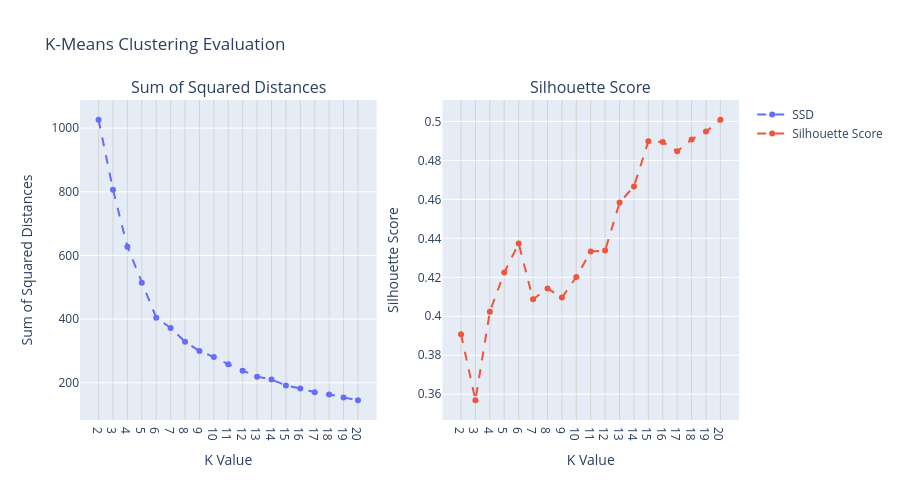

This figure's notebook cell:
### Code cell
# Create subplots
fig = make_subplots(rows=1, cols=2, subplot_titles=("Sum of Squared Distances", "Silhouette Score"))
# Plot SSD (Sum of Squared Distances)
fig.add_trace(go.Scatter(x=k_values, y=ssd, mode="lines+markers", marker=dict(symbol="circle"), 
                         name="SSD", line=dict(dash="dash")), row=1, col=1)

# Plot Silhouette Score
fig.add_trace(go.Scatter(x=k_values, y=sil_score, mode="lines+markers", marker=dict(symbol="circle"), 
                         name="Silhouette Score", line=dict(dash="dash")), row=1, col=2)

# Set layout properties
fig.update_layout(
    title="K-Means Clustering Evaluation",
    height=500,
    xaxis1=dict(title="K Value", tickmode="array", tickvals=k_values, gridcolor="lightgray"),
    yaxis1=dict(title="Sum of Squared Distances"),
    xaxis2=dict(title="K Value", tickmode="array", tickvals=k_values, gridcolor="lightgray"),
    yaxis2=dict(title="Silhouette Score"),
    showlegend=True,
)
fig.show()

### Figure 1 — Plotly figure (JSON) as saved in the notebook; plotly's stock layout.template omitted (floating-point values rounded to 4 significant figures)
{"data": [{"line": {"dash": "dash"}, "marker": {"symbol": "circle"}, "mode": "lines+markers", "name": "SSD", "type": "scatter", "x": [2, 3, 4, 5, 6, 7, 8, 9, 10, 11, 12, 13, 14, 15, 16, 17, 18, 19, 20], "xaxis": "x", "y": [1026.0, 806.7, 627.5, 514.0, 404.8, 372.1, 329.3, 299.9, 280.9, 258.0, 237.6, 219.4, 210.1, 191.9, 182.2, 170.4, 163.5, 153.8, 145.2], "yaxis": "y"}, {"line": {"dash": "dash"}, "marker": {"symbol": "circle"}, "mode": "lines+markers", "name": "Silhouette Score", "type": "scatter", "x": [2, 3, 4, 5, 6, 7, 8, 9, 10, 11, 12, 13, 14, 15, 16, 17, 18, 19, 20], "xaxis": "x2", "y": [0.3908, 0.3569, 0.4024, 0.4225, 0.4373, 0.4087, 0.4143, 0.4096, 0.4201, 0.4333, 0.4337, 0.4583, 0.4666, 0.4898, 0.4894, 0.4846, 0.4907, 0.4948, 0.5008], "yaxis": "y2"}], "layout": {"annotations": [{"font": {"size": 16}, "showarrow": false, "text": "Sum of Squared Distances", "x": 0.225, "xanchor": "center", "xref": "paper", "y": 1, "yanchor": "bottom", "yref": "paper"}, {"font": {"size": 16}, "showarrow": false, "text": "Silhouette Score", "x": 0.775, "xanchor": "center", "xref": "paper", "y": 1, "yanchor": "bottom", "yref": "paper"}], "height": 500, "showlegend": true, "title": {"text": "K-Means Clustering Evaluation"}, "xaxis": {"anchor": "y", "domain": [0, 0.45], "gridcolor": "lightgray", "tickmode": "array", "tickvals": [2, 3, 4, 5, 6, 7, 8, 9, 10, 11, 12, 13, 14, 15, 16, 17, 18, 19, 20], "title": {"text": "K Value"}}, "xaxis2": {"anchor": "y2", "domain": [0.55, 1], "gridcolor": "lightgray", "tickmode": "array", "tickvals": [2, 3, 4, 5, 6, 7, 8, 9, 10, 11, 12, 13, 14, 15, 16, 17, 18, 19, 20], "title": {"text": "K Value"}}, "yaxis": {"anchor": "x", "domain": [0, 1], "title": {"text": "Sum of Squared Distances"}}, "yaxis2": {"anchor": "x2", "domain": [0, 1], "title": {"text": "Silhouette Score"}}}}
